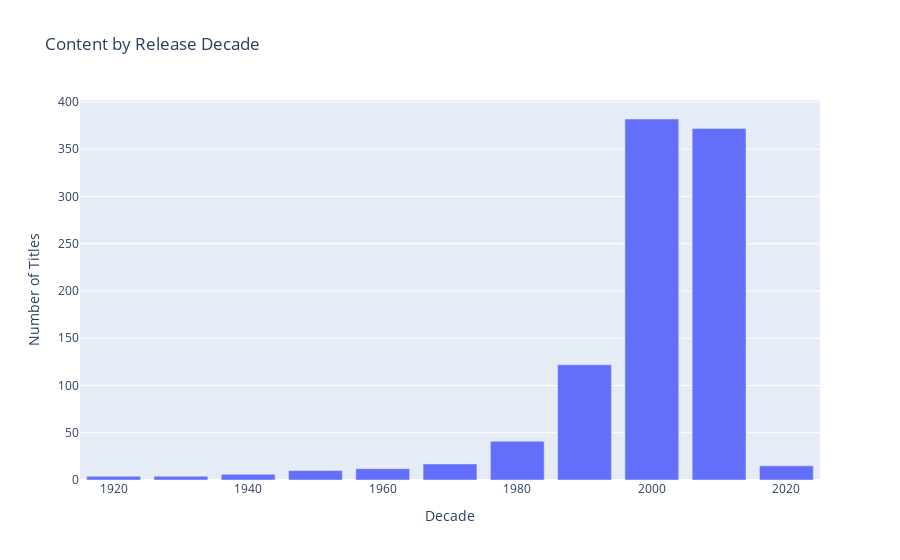
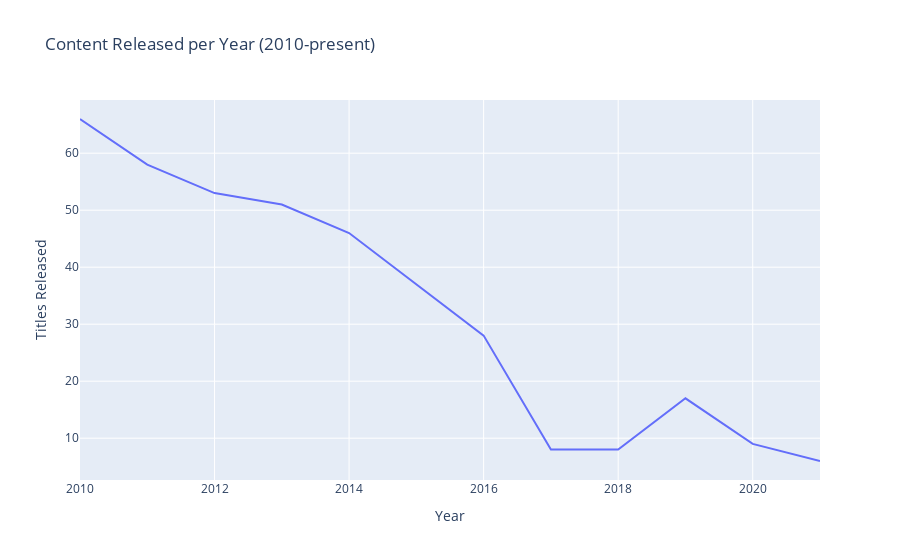

The notebook cell these images were saved under, in order:
### Markdown cell above
# 5. Seasonal and Regional Trends

Let's analyze if there are any seasonal patterns in content releases and viewership across different genres and regions.

### Code cell
df['release_decade'] = (df['Year'] // 10) * 10
decade_counts = df.groupby('release_decade').size()

fig = px.bar(x=decade_counts.index, y=decade_counts.values,
             title="Content by Release Decade",
             labels={'x': 'Decade', 'y': 'Number of Titles'})
fig.show()

yearly_trends = df.groupby('Year').size()
recent_years = yearly_trends[yearly_trends.index >= 2010]

fig = px.line(x=recent_years.index, y=recent_years.values,
              title="Content Released per Year (2010-present)",
              labels={'x': 'Year', 'y': 'Titles Released'})
fig.show()

# extract release month from release_date
df['release_month'] = pd.to_datetime(df['release_date'], errors='coerce').dt.month

# seasonal patterns
seasonal_data = df.groupby('release_month').agg({
    'title': 'count',
    'vote_average': 'mean'
}).round(2)
seasonal_data.columns = ['releases', 'avg_rating']

months = ['Jan', 'Feb', 'Mar', 'Apr', 'May', 'Jun',
          'Jul', 'Aug', 'Sep', 'Oct', 'Nov', 'Dec']

fig = go.Figure()
fig.add_trace(go.Scatter(x=months, y=seasonal_data['releases'],
                        mode='lines+markers', name='Releases',
                        yaxis='y1', line=dict(color='blue')))

fig.add_trace(go.Scatter(x=months, y=seasonal_data['avg_rating'],
                        mode='lines+markers', name='Avg Rating',
                        yaxis='y2', line=dict(color='red')))

fig.update_layout(
    title="Seasonal Release Patterns",
    xaxis_title="Month",
    yaxis=dict(title="Number of Releases", side="left"),
    yaxis2=dict(title="Average Rating", side="right", overlaying="y"),
    legend=dict(x=0.02, y=0.98)
)
fig.show()

peak_month = seasonal_data['releases'].idxmax()
best_month = seasonal_data['avg_rating'].idxmax()
print(f"Most releases: {months[peak_month-1]} ({seasonal_data.loc[peak_month, 'releases']} titles)")
print(f"Best ratings: {months[best_month-1]} ({seasonal_data.loc[best_month, 'avg_rating']:.2f} avg)")

### Figure 1 — Plotly figure (JSON) as saved in the notebook; plotly's stock layout.template omitted (floating-point values rounded to 4 significant figures)
{"data": [{"hovertemplate": "Decade=%{x}<br>Number of Titles=%{y}<extra></extra>", "legendgroup": "", "marker": {"color": "#636efa", "pattern": {"shape": ""}}, "name": "", "orientation": "v", "showlegend": false, "textposition": "auto", "type": "bar", "x": [1920, 1930, 1940, 1950, 1960, 1970, 1980, 1990, 2000, 2010, 2020], "xaxis": "x", "y": [4, 4, 6, 10, 12, 17, 41, 122, 382, 372, 15], "yaxis": "y"}], "layout": {"barmode": "relative", "legend": {"tracegroupgap": 0}, "title": {"text": "Content by Release Decade"}, "xaxis": {"anchor": "y", "domain": [0, 1], "title": {"text": "Decade"}}, "yaxis": {"anchor": "x", "domain": [0, 1], "title": {"text": "Number of Titles"}}}}

### Figure 2 — Plotly figure (JSON) as saved in the notebook; plotly's stock layout.template omitted (floating-point values rounded to 4 significant figures)
{"data": [{"hovertemplate": "Year=%{x}<br>Titles Released=%{y}<extra></extra>", "legendgroup": "", "line": {"color": "#636efa", "dash": "solid"}, "marker": {"symbol": "circle"}, "mode": "lines", "name": "", "orientation": "v", "showlegend": false, "type": "scatter", "x": [2010, 2011, 2012, 2013, 2014, 2015, 2016, 2017, 2018, 2019, 2020, 2021], "xaxis": "x", "y": [66, 58, 53, 51, 46, 37, 28, 8, 8, 17, 9, 6], "yaxis": "y"}], "layout": {"legend": {"tracegroupgap": 0}, "title": {"text": "Content Released per Year (2010-present)"}, "xaxis": {"anchor": "y", "domain": [0, 1], "title": {"text": "Year"}}, "yaxis": {"anchor": "x", "domain": [0, 1], "title": {"text": "Titles Released"}}}}
